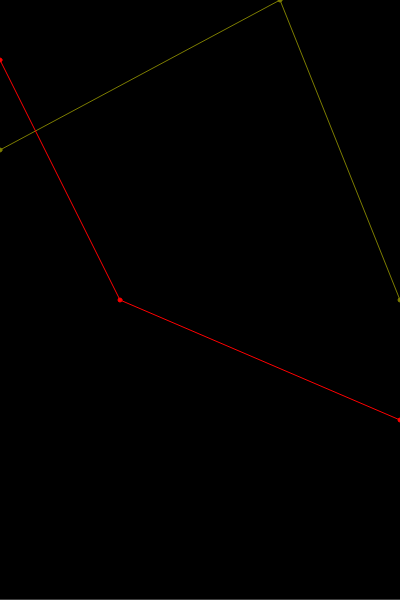
Frame 1 (no input)
Frame 60 (no input): identical to frame 1, image omitted
Frame 120 (the mouse pressed at the canvas centre since frame 60): identical to frame 1, image omitted

The p5.js sketch that drew this single still picture (run headless with seeded random() and noise() and a simulated clock; from frame 60 on, the mouse is pressed at the canvas centre):

// p5.js sketch
// ── sketch.js





function setup() {
	createCanvas(displayWidth / 2, displayHeight);
	
	bg = color(0);
	queueLine = color(125, 125, 0);
	estTimeLine = color(255, 0, 0);
	borderCol = color(128);
	
	loadPos();
	
}

// minor showing var
let size = 2;


// showing/frame

let minTime = 150000;
let maxTime = 151000;

let minPos = 0;
let maxPos = 100;

let minEstTime = 0;
let maxEstTime = 10; // in mins


// colors
let bg;
let queueLine;
let estTimeLine;
let borderCol;


let borderStart = 0;
let borderStepEt = 2;
let borderStepPos = 10;

// data
var pos = [];


function loadPos(){
	let ll = new LinkedList(new QueuePos(150000, 75), true);
	ll.add(new QueuePos(150700, 100));
	ll.add(new QueuePos(151000, 50));
	this.pos.push(ll);
	
	
	ll = new LinkedList(new QueuePos(150000, 9), false);
	ll.add(new QueuePos(150300, 5));
	ll.add(new QueuePos(151000, 3));
	this.pos.push(ll);
	
	
}


function draw() {
	background(bg);
	
	renderBorder();
	
	renderQueue();
}

function renderBorder(){
	stroke(borderCol);
	line(0, getY(0), width, getY(0));
	
	let i = borderStart;
	
	
}

function renderQueue(){
	
	for(let i = 0; i < pos.length; i ++){
		this.pos[i].render();
	}
	
}


function getY(y, pos){
	if(pos)
		return (maxPos - y) * height / (maxPos - minPos);
	return (maxEstTime - y) * height / (maxEstTime - minEstTime);
}


function getX(x){
	return (x - minTime) * width / (maxTime - minTime);
}




class LinkedList {
	
	
	constructor(first, pos){
		first.setWetherPos(pos);
		
		this.head = first;
		this.tail = first;
		
		this.pos = pos;
	}
	
	
	add(toAdd){
		toAdd.setWetherPos(this.pos);
		
		toAdd.setLast(this.tail);
		this.tail.setNext(toAdd);
		this.tail = toAdd;
	}
	
	getFrom(start){
		// TODO return right thing
		return this.head;
	}
	
	render(){
		this.getFrom(minTime).renderTill(maxTime);
	}
	
	
}


class QueuePos {
	
	
	constructor(time, val){
		this.time = time; // long
		this.val = val; // int
		
		// also pos
		
		// also last + next
	}
	
	setWetherPos(pos){
		this.pos = pos;
	}
	
	setLast(last){
		this.last = last;
	}
	
	setNext(next){
		this.next = next;
	}
	
	renderTill(till){
		
		
		this.render();
		
		if(this.next != null && this.time < till)
			this.next.renderTill(till);
	}
	
	
	render(){
		fill(estTimeLine);
		stroke(estTimeLine);
		if(this.pos){
			fill(queueLine);
			stroke(queueLine);
		}
		
		
		if(this.last != null)
			line(getX(this.last.time), getY(this.last.val, this.last.pos), getX(this.time), getY(this.val, this.pos));
		
		ellipse(getX(this.time), getY(this.val, this.pos), 2 * size, 2 * size);
	}
	
	
	
}




/*

		// TODO and avg and u can decide how long and where to display the result (eg avg from 1day back + 1 in future, or avg for last hour)
		
		// TOOD s
		
		// TODO also somehow move the estimated time
		
	// TODO data loading (day wise)
		
	// TODO convert 15000 to act time
	
	// TODO show players below queue when data is avalible
	
	// TODO show the name for the line (like max queue pos / time, max queue pos is chat, queue speed (going thru queue normal))
	
	// TODO mark nearest data point and show data
	
	// TODO red line or sth for pos 0
	
	// TODO move + scroll of the graph...
	
	// TODO maybe show where sb must have left
	
	
	// TODO show players that r on the server,
		queue pos r in a linked list and sorted after time and origin is saved?...
		iterated to the max
		
		ant for all points the time is showed
		
		
	*/

// ── style.css
html, body {
	position: absolute;
  margin: 0;
  padding: 0;
}
canvas {
  display: block;
}
